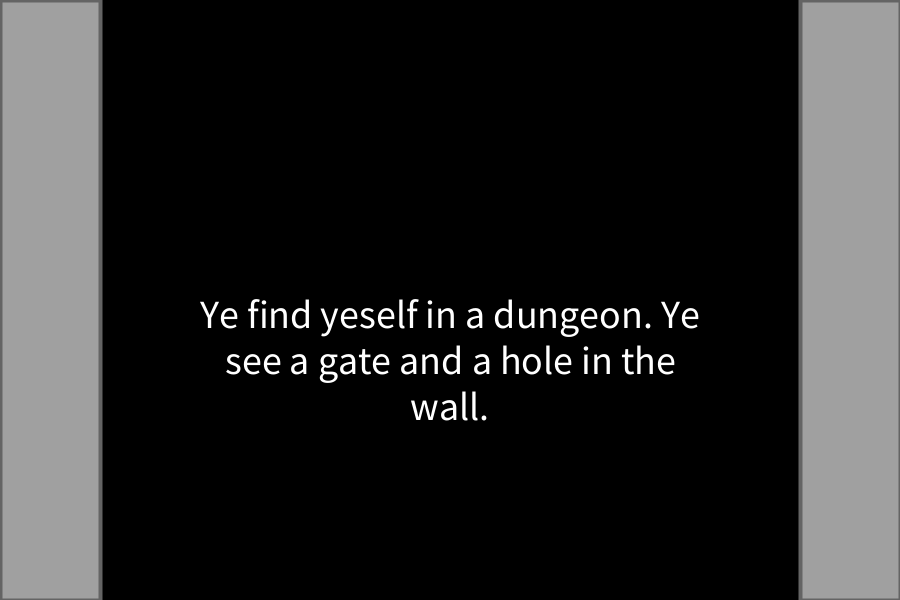
Frame 1 (no input)
Frame 60 (the mouse pressed at the canvas centre just before this capture): identical to frame 1, image omitted
Frame 120 (the mouse held since frame 60 and released just before this capture): identical to frame 1, image omitted

The Processing sketch that drew this single still picture (run headless with seeded random() and noise(); from frame 60 on, the mouse is pressed at the canvas centre):

// Processing sketch: ChooseGame
// ── ChooseGame.pde
//new game for big brain peoples
//Room data
String [] description =
  {
    //0
    "Ye find yeself in a dungeon. Ye see a gate and a hole in the wall.",
    //1
    "You are in the LEFT CHAMBER. Go left to return to start, go right to see the dog statue.",
    //2
    "You went right",
    //3
    "The dog statue is so cool.",
    //4
    "Dog go bark. Wonder where it came from",
    //5 
    "Oooo a painting of a dog, maybe we should keep going this way...",
    //6
    "Good job you got away from the dog, where next to",
    //7 
    "Look V-Bucks",
    //8
    "OOooo a sword wonder what it for????",
    //9
    "AAAAAA oh its a bug we good",
    //10
    "OML ITS A ZOMBUH",
    //11
    "We survived yay",
    //12
    "Dang where's that music comin from. I think it's comin from the left...",
    //13
    "Oh wow you got scratched by that zombie",
    //14
    "You died rip big g",
    //15
    "You got rickrolled lol",
    //16
    "Yeah lets not go to it",
  };

//Player's data
int currentRoom = 0;
int choice = 0;

void setup()
{
  size(900,600);
  textAlign(CENTER);
  textSize(40);
}

int changeRoom()
{
  //Went left
  if( choice == 1 )
    switch( currentRoom )
    {
      case 0:
        return 1;
      case 5:
        return 6;
      case 7:
        return 8;
      case 8:
        return 9;
      case 9:
        return 11;
      case 11:
        return 12;
      case 12:
       return 15;
      default:
        return 0;
    }
    //Went Right
  else
    switch( currentRoom )
    {
      case 0:
        return 2;
      case 1:
        return 3;
      case 2:
        return 4;
      case 3:
        return 5;
      case 6:
        return 7;
      case 8:
        return 10;
      case 10:
        return 11;
      case 11:
        return 13;
      case 13:
        return 14;
      case 12:
        return 16;
      default:
        return 0;
    }
}

//********************************************//

void draw()
{
  background(0);
  
  drawButtons();
  
  //Draws the text in the middle of the screen
  fill(255);
  text(description[currentRoom],width/2-250,height/2,500,400);
}

void drawButtons()
{
  stroke(100);
  strokeWeight(4);
  
  //First Button
  fill(160);
  if(mousePressed && mouseX < 100)
  {
    fill(120);
  }
  rect(0,0,100,height);
  
  //Second Button
  fill(160);
  if(mousePressed && mouseX > width-100)
  {
    fill(120);
  }
  rect(width,0,-100,height);
}

void mouseReleased()
{
  choice = -1;
  if( mouseX > width-100 ) //<>//
    choice = 2;
  if( mouseX < 100 )
    choice = 1;
    
    if (mouseX > width - 100 || mouseX < 100 )
  currentRoom = changeRoom();
  choice = -1;
}
